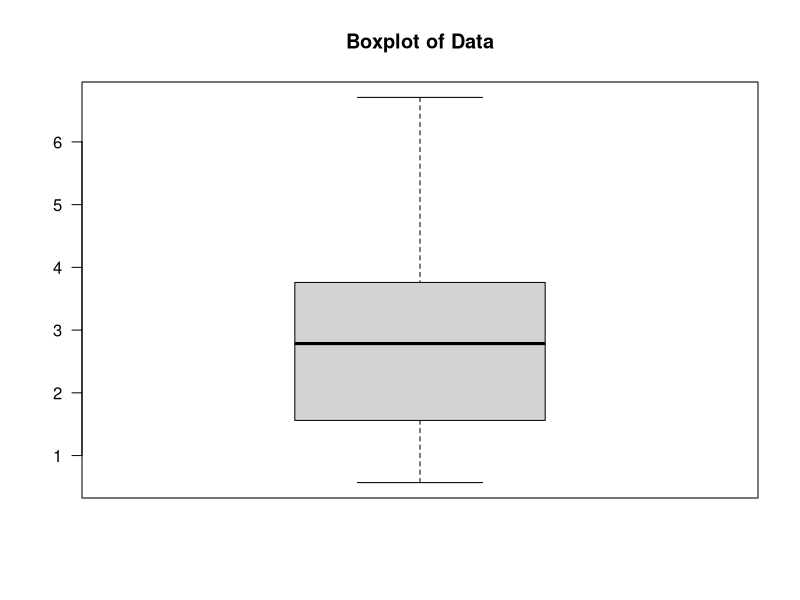
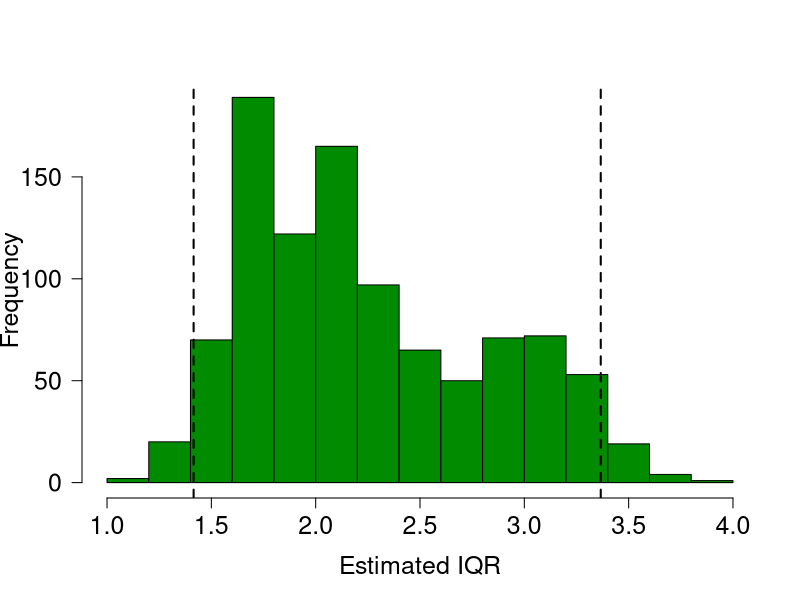

These charts were generated, in order, by the following R code:
# suppose we have iid data X1 to Xn from an unknown distribution and want to 
# construct a confidence interval for the inter-quartile range
n = 50
x = rgamma(n, shape = 3, rate = 1) 
boxplot(x, las = 1, main = 'Boxplot of Data')

iqr_est = unname(diff(quantile(x, c(.25,.75)))) 
iqr_est

# to form a (non-parametric) bootstrap estimate, we draw B new data sets from the
# original data.
B = 1e3 # Number of bootstrap samples
boot_samples = sample(x, size = n*B, replace = TRUE) ## sample with replacement
dim(boot_samples) = c(n, B) ## each column is a dataset

# for each bootstrap sample, we compute the statistic of interest, in this case the IQR. 
# This operation is not easy to vectorize so we use an implicit loop instead.
boot_iqr = apply(boot_samples, 2, function(b) unname(diff(quantile(b, c(.25, .75))))) 

# This gives us B samples of the IQR. We use these to estimate the sampling distribution
# and construct a 95% confidence interval
hist(boot_iqr, las = 1, col = 'green4', xlab = 'Estimated IQR',
     cex.axis = 1.5, cex.lab = 1.5, main = '')
boot_q = quantile(boot_iqr, c(.025, .975))
abline(v = boot_q, lty = 'dashed', lwd = 2)
boot_ci = sprintf('%3.1f (%3.1f, %3.1f)', iqr_est, boot_q[1], boot_q[2])
cat(boot_ci, '\n')

# here is a function that collects the above computations into one place and is repeatable
iqr_ci = function(y, n_boot = 1e3){
  m = length(y)
  mat = sample(y, n_boot * m, replace = TRUE)
  dim(mat) = c(n_boot, m)
  f = function(x) diff(quantile(x, c(.25, .75)))
  v = apply(mat, 1, f)
  lcb = quantile(v, 0.025)
  ucb = quantile(v, 0.975)
  return(c(lcb, ucb))
}
iqr_ci(x)




